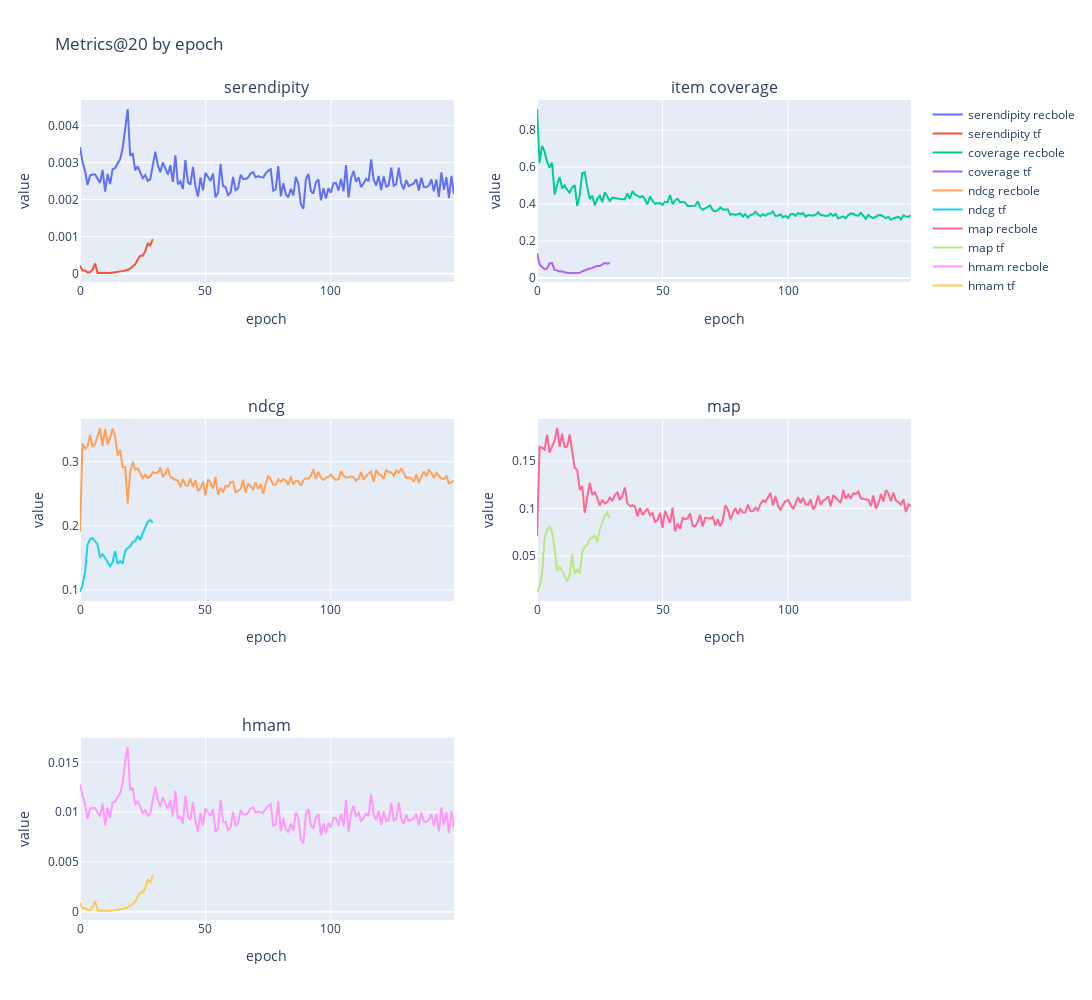

The notebook cell this image was saved under:
### Code cell
fig = make_subplots(rows=3, cols=2, shared_yaxes=False, subplot_titles=('serendipity',
                                                                       'item coverage',
                                                                       'ndcg',
                                                                       'map',
                                                                       'hmam'))
  
fig.add_trace(
    go.Scatter(x=np.arange(len(recbole_log)), y=recbole_log['serendipity@20'], name='serendipity recbole'),
    row=1, col=1
)
fig.add_trace(
    go.Scatter(x=np.arange(len(tf_log)), y=tf_log['serendipity20'], name='serendipity tf'),
    row=1, col=1
)

fig.add_trace(
    go.Scatter(x=np.arange(len(recbole_log)), y=recbole_log['itemcoverage@20'], name='coverage recbole'),
    row=1, col=2
)
fig.add_trace(
    go.Scatter(x=np.arange(len(tf_log)), y=tf_log['coverage20'], name='coverage tf'),
    row=1, col=2
)

fig.add_trace(
    go.Scatter(x=np.arange(len(recbole_log)), y=recbole_log['ndcg@20'], name='ndcg recbole'),
    row=2, col=1
)
fig.add_trace(
    go.Scatter(x=np.arange(len(tf_log)), y=tf_log['ndcg20'], name='ndcg tf'),
    row=2, col=1
)

fig.add_trace(
    go.Scatter(x=np.arange(len(recbole_log)), y=recbole_log['map@20'], name='map recbole'),
    row=2, col=2
)
fig.add_trace(
    go.Scatter(x=np.arange(len(tf_log)), y=tf_log['map20'], name='map tf'),
    row=2, col=2
)

fig.add_trace(
    go.Scatter(x=np.arange(len(recbole_log)), y=recbole_log['hmam@20'], name='hmam recbole'),
    row=3, col=1
)
fig.add_trace(
    go.Scatter(x=np.arange(len(tf_log)), y=tf_log['hmam20'], name='hmam tf'),
    row=3, col=1
)
fig.update_yaxes(title_text="value")
fig.update_xaxes(title_text="epoch")
fig.update_layout(height=1000, width=1400, title_text="Metrics@20 by epoch")
fig.show()

### Figure 1 — Plotly figure (JSON) as saved in the notebook; plotly's stock layout.template omitted (floating-point values rounded to 4 significant figures; data arrays with more than 128 entries replaced by an {"elided": "..."} marker saying what was removed)
{"data": [{"name": "serendipity recbole", "type": "scatter", "x": {"elided": "150 int values"}, "xaxis": "x", "y": {"elided": "150 float values"}, "yaxis": "y"}, {"name": "serendipity tf", "type": "scatter", "x": [0, 1, 2, 3, 4, 5, 6, 7, 8, 9, 10, 11, 12, 13, 14, 15, 16, 17, 18, 19, 20, 21, 22, 23, 24, 25, 26, 27, 28, 29], "xaxis": "x", "y": [0.0002199, 9.195e-05, 9.033e-05, 3.983e-05, 3.946e-05, 0.0001141, 0.0002762, 2.333e-05, 2.698e-05, 1.98e-05, 2.522e-05, 2.174e-05, 1.937e-05, 2.85e-05, 3.381e-05, 4.276e-05, 4.79e-05, 7.336e-05, 8.632e-05, 0.00011, 0.0001376, 0.0001994, 0.0002544, 0.0003848, 0.0004865, 0.0004849, 0.0006078, 0.0008135, 0.000765, 0.0009372], "yaxis": "y"}, {"name": "coverage recbole", "type": "scatter", "x": {"elided": "150 int values"}, "xaxis": "x2", "y": {"elided": "150 float values"}, "yaxis": "y2"}, {"name": "coverage tf", "type": "scatter", "x": [0, 1, 2, 3, 4, 5, 6, 7, 8, 9, 10, 11, 12, 13, 14, 15, 16, 17, 18, 19, 20, 21, 22, 23, 24, 25, 26, 27, 28, 29], "xaxis": "x2", "y": [0.1343, 0.0731, 0.0587, 0.0487, 0.0506, 0.0793, 0.0806, 0.0437, 0.0412, 0.0344, 0.035, 0.03, 0.0275, 0.0262, 0.0269, 0.0281, 0.0281, 0.0281, 0.0356, 0.0394, 0.0456, 0.0518, 0.0531, 0.0612, 0.065, 0.0643, 0.0731, 0.0818, 0.0775, 0.0812], "yaxis": "y2"}, {"name": "ndcg recbole", "type": "scatter", "x": {"elided": "150 int values"}, "xaxis": "x3", "y": {"elided": "150 float values"}, "yaxis": "y3"}, {"name": "ndcg tf", "type": "scatter", "x": [0, 1, 2, 3, 4, 5, 6, 7, 8, 9, 10, 11, 12, 13, 14, 15, 16, 17, 18, 19, 20, 21, 22, 23, 24, 25, 26, 27, 28, 29], "xaxis": "x3", "y": [0.09641, 0.1071, 0.1269, 0.1699, 0.179, 0.1804, 0.1764, 0.1704, 0.1499, 0.1555, 0.1496, 0.1422, 0.1365, 0.143, 0.1604, 0.1405, 0.1444, 0.1409, 0.1605, 0.1653, 0.1675, 0.1746, 0.1758, 0.1841, 0.1778, 0.1882, 0.1986, 0.2061, 0.2089, 0.205], "yaxis": "y3"}, {"name": "map recbole", "type": "scatter", "x": {"elided": "150 int values"}, "xaxis": "x4", "y": {"elided": "150 float values"}, "yaxis": "y4"}, {"name": "map tf", "type": "scatter", "x": [0, 1, 2, 3, 4, 5, 6, 7, 8, 9, 10, 11, 12, 13, 14, 15, 16, 17, 18, 19, 20, 21, 22, 23, 24, 25, 26, 27, 28, 29], "xaxis": "x4", "y": [0.01211, 0.01743, 0.03018, 0.06845, 0.07782, 0.08107, 0.07517, 0.05779, 0.03446, 0.03912, 0.03433, 0.02799, 0.02344, 0.03041, 0.05176, 0.0311, 0.03619, 0.03131, 0.05411, 0.05955, 0.06202, 0.06811, 0.06905, 0.07147, 0.06456, 0.07774, 0.08631, 0.09243, 0.09553, 0.08946], "yaxis": "y4"}, {"name": "hmam recbole", "type": "scatter", "x": {"elided": "150 int values"}, "xaxis": "x5", "y": {"elided": "150 float values"}, "yaxis": "y5"}, {"name": "hmam tf", "type": "scatter", "x": [0, 1, 2, 3, 4, 5, 6, 7, 8, 9, 10, 11, 12, 13, 14, 15, 16, 17, 18, 19, 20, 21, 22, 23, 24, 25, 26, 27, 28, 29], "xaxis": "x5", "y": [0.0008607, 0.0003651, 0.0003594, 0.0001591, 0.0001576, 0.0004547, 0.001095, 9.322e-05, 0.0001077, 7.911e-05, 0.0001007, 8.681e-05, 7.734e-05, 0.0001138, 0.0001349, 0.0001705, 0.000191, 0.0002918, 0.0003437, 0.0004375, 0.0005471, 0.0007912, 0.001007, 0.001518, 0.001912, 0.001908, 0.002387, 0.003182, 0.002995, 0.003652], "yaxis": "y5"}], "layout": {"annotations": [{"font": {"size": 16}, "showarrow": false, "text": "serendipity", "x": 0.225, "xanchor": "center", "xref": "paper", "y": 1, "yanchor": "bottom", "yref": "paper"}, {"font": {"size": 16}, "showarrow": false, "text": "item coverage", "x": 0.775, "xanchor": "center", "xref": "paper", "y": 1, "yanchor": "bottom", "yref": "paper"}, {"font": {"size": 16}, "showarrow": false, "text": "ndcg", "x": 0.225, "xanchor": "center", "xref": "paper", "y": 0.6111, "yanchor": "bottom", "yref": "paper"}, {"font": {"size": 16}, "showarrow": false, "text": "map", "x": 0.775, "xanchor": "center", "xref": "paper", "y": 0.6111, "yanchor": "bottom", "yref": "paper"}, {"font": {"size": 16}, "showarrow": false, "text": "hmam", "x": 0.225, "xanchor": "center", "xref": "paper", "y": 0.2222, "yanchor": "bottom", "yref": "paper"}], "height": 1000, "title": {"text": "Metrics@20 by epoch"}, "width": 1400, "xaxis": {"anchor": "y", "autorange": true, "domain": [0, 0.45], "range": [0, 149], "title": {"text": "epoch"}, "type": "linear"}, "xaxis2": {"anchor": "y2", "autorange": true, "domain": [0.55, 1], "range": [0, 149], "title": {"text": "epoch"}, "type": "linear"}, "xaxis3": {"anchor": "y3", "autorange": true, "domain": [0, 0.45], "range": [0, 149], "title": {"text": "epoch"}, "type": "linear"}, "xaxis4": {"anchor": "y4", "autorange": true, "domain": [0.55, 1], "range": [0, 149], "title": {"text": "epoch"}, "type": "linear"}, "xaxis5": {"anchor": "y5", "autorange": true, "domain": [0, 0.45], "range": [0, 149], "title": {"text": "epoch"}, "type": "linear"}, "xaxis6": {"anchor": "y6", "domain": [0.55, 1], "title": {"text": "epoch"}}, "yaxis": {"anchor": "x", "autorange": true, "domain": [0.7778, 1], "range": [-0.0002262, 0.004685], "title": {"text": "value"}, "type": "linear"}, "yaxis2": {"anchor": "x2", "autorange": true, "domain": [0.7778, 1], "range": [-0.02308, 0.9625], "title": {"text": "value"}, "type": "linear"}, "yaxis3": {"anchor": "x3", "autorange": true, "domain": [0.3889, 0.6111], "range": [0.08218, 0.3668], "title": {"text": "value"}, "type": "linear"}, "yaxis4": {"anchor": "x4", "autorange": true, "domain": [0.3889, 0.6111], "range": [0.00252, 0.1944], "title": {"text": "value"}, "type": "linear"}, "yaxis5": {"anchor": "x5", "autorange": true, "domain": [0, 0.2222], "range": [-0.0008377, 0.01746], "title": {"text": "value"}, "type": "linear"}, "yaxis6": {"anchor": "x6", "domain": [0, 0.2222], "title": {"text": "value"}}}}
